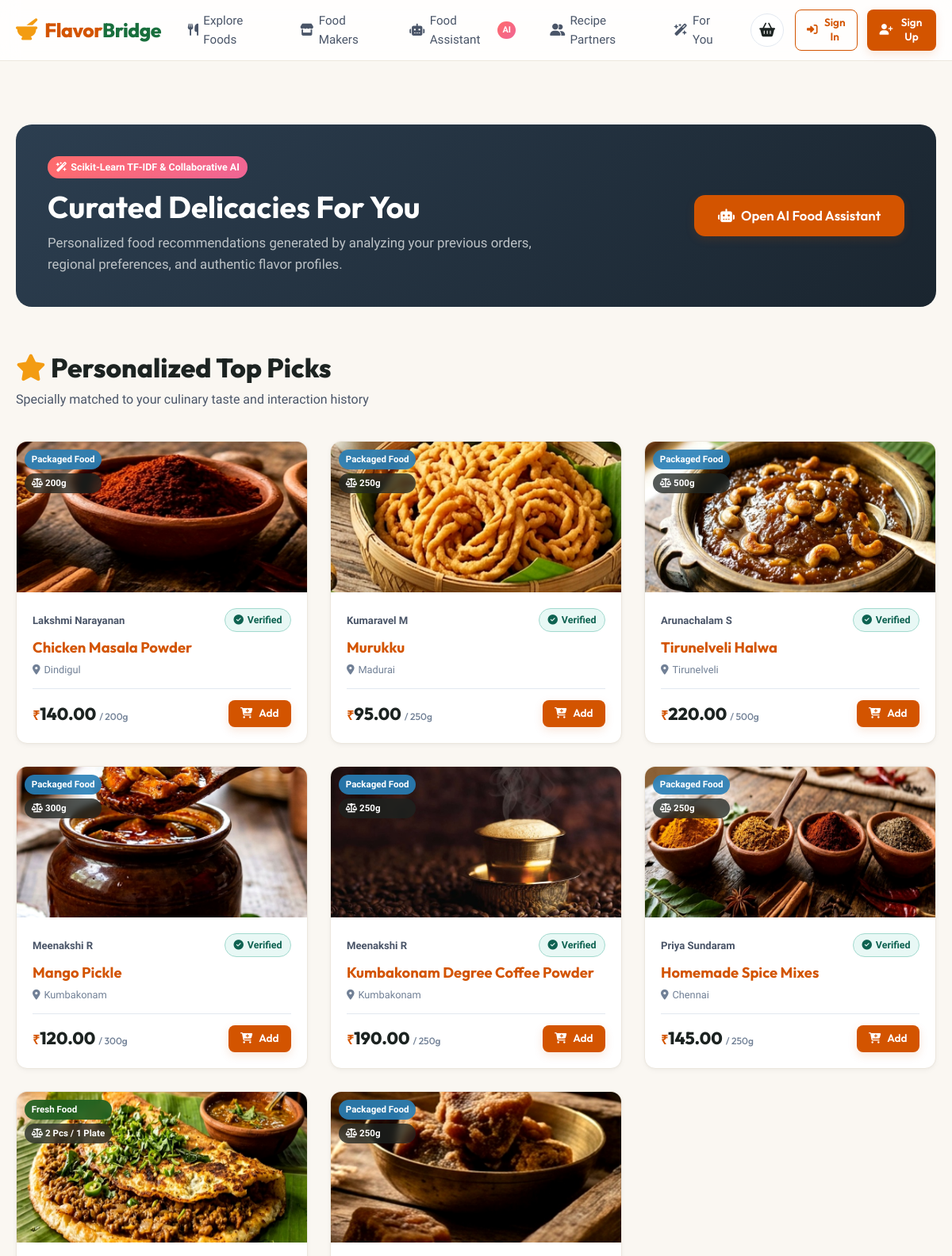
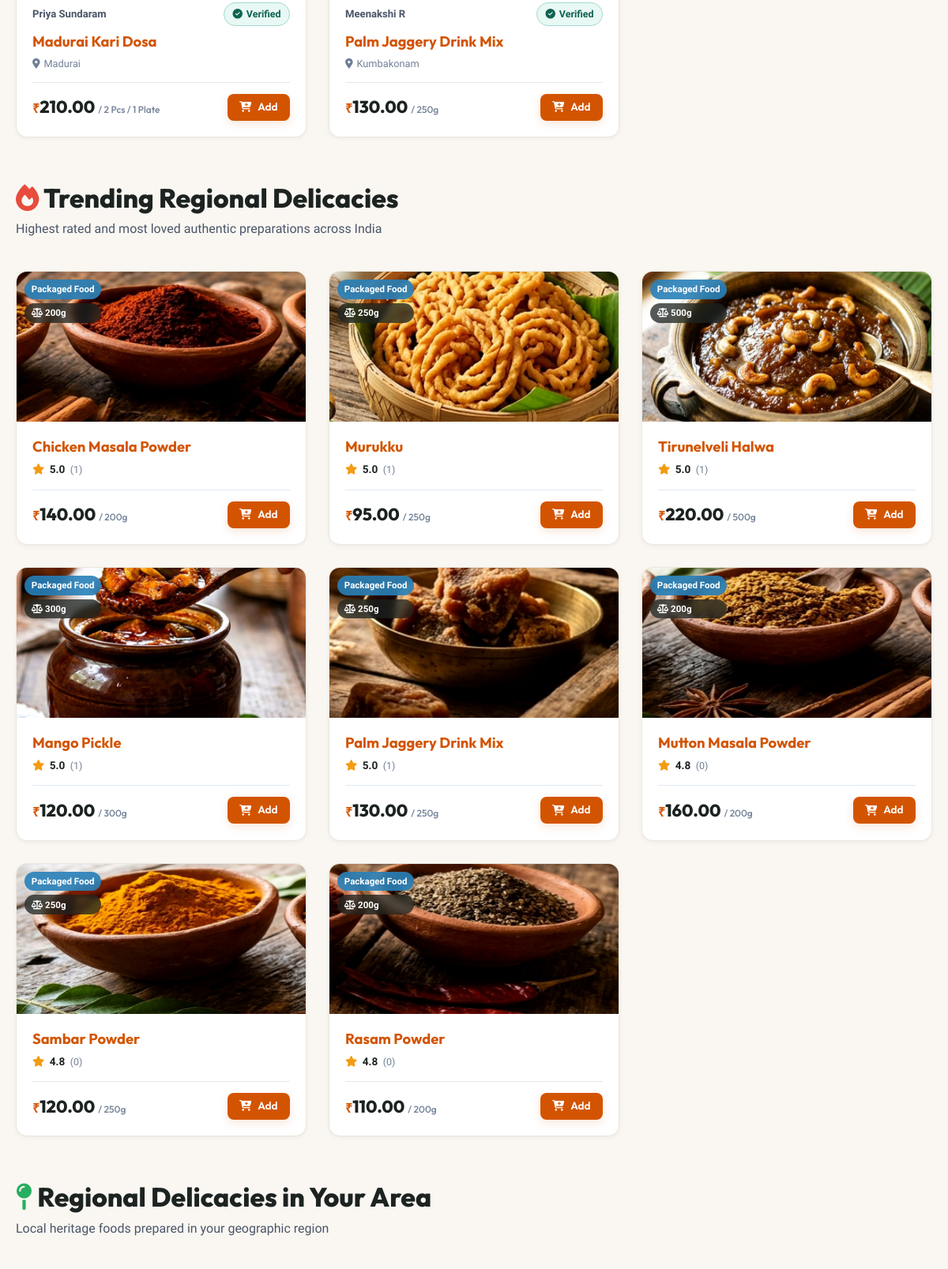
Page /recommendations (upper part) on the committed database (2 pictures, top to bottom).
### backend/models.py (models this page shows, shortened)
class Product(db.Model):
    __tablename__ = 'products'
    id = db.Column(db.Integer, primary_key=True)
    food_maker_id = db.Column(db.Integer, db.ForeignKey('food_makers.id', ondelete='CASCADE'), nullable=False)
    name = db.Column(db.String(150), nullable=False, index=True)
    category = db.Column(db.String(100), nullable=False, index=True)
    description = db.Column(db.Text, nullable=True)
    ingredients = db.Column(db.Text, nullable=True)
    price = db.Column(db.Float, nullable=False)
    city = db.Column(db.String(100), nullable=False, index=True)
    region = db.Column(db.String(100), nullable=True)
    image = db.Column(db.String(255), nullable=True)
    stock = db.Column(db.Integer, default=10)
    product_type = db.Column(db.String(50), nullable=False, default='Packaged Food')  # 'Packaged Food' or 'Fresh Food'
    preparation_time = db.Column(db.String(50), nullable=True, default='1-2 days')
    net_quantity = db.Column(db.String(50), nullable=True, default='250g')  # e.g., '500g', '150g', '250g', '1 kg', '1 Plate'
    created_at = db.Column(db.DateTime, default=datetime.utcnow)
    cart_items = db.relationship('CartItem', backref='product', lazy=True, cascade='all, delete-orphan')
    order_items = db.relationship('OrderItem', backref='product', lazy=True)
    reviews = db.relationship('Review', backref='product', lazy=True, cascade='all, delete-orphan')
    interactions = db.relationship('Interaction', backref='product', lazy=True, cascade='all, delete-orphan')
    @property
    def average_rating(self):
        if not self.reviews:
            return 4.8  # Default positive score for new listings
        return round(sum(r.rating for r in self.reviews) / len(self.reviews), 1)
    @property
    def rating_count(self):
        return len(self.reviews)

class User(db.Model):
    __tablename__ = 'users'
    id = db.Column(db.Integer, primary_key=True)
    name = db.Column(db.String(100), nullable=False)
    email = db.Column(db.String(120), unique=True, nullable=False, index=True)
    password_hash = db.Column(db.String(255), nullable=False)
    role = db.Column(db.String(20), nullable=False, default='customer')  # 'customer' or 'food_maker'
    phone = db.Column(db.String(20), nullable=True)
    city = db.Column(db.String(100), nullable=True)
    address = db.Column(db.Text, nullable=True)
    created_at = db.Column(db.DateTime, default=datetime.utcnow)
    food_maker_profile = db.relationship('FoodMaker', backref='user', uselist=False, cascade='all, delete-orphan')
    cart = db.relationship('Cart', backref='customer', uselist=False, cascade='all, delete-orphan')
    orders = db.relationship('Order', backref='customer', lazy=True)
    reviews = db.relationship('Review', backref='customer', lazy=True)
    interactions = db.relationship('Interaction', backref='customer', lazy=True)

class Review(db.Model):
    __tablename__ = 'reviews'
    id = db.Column(db.Integer, primary_key=True)
    customer_id = db.Column(db.Integer, db.ForeignKey('users.id'), nullable=False)
    product_id = db.Column(db.Integer, db.ForeignKey('products.id', ondelete='CASCADE'), nullable=True)
    food_maker_id = db.Column(db.Integer, db.ForeignKey('food_makers.id', ondelete='CASCADE'), nullable=False)
    rating = db.Column(db.Integer, nullable=False)  # 1 to 5
    comment = db.Column(db.Text, nullable=True)
    created_at = db.Column(db.DateTime, default=datetime.utcnow)

### backend/routes/ai_routes.py (the view)
@ai_bp.route('/recommendations')
def recommendations():
    user_id = session.get('user_id')
    user = User.query.get(user_id) if user_id else None
    user_city = user.city if user else 'Chennai'
    recs = get_personalized_recommendations(user_id=user_id, user_city=user_city)
    return render_template(
        'recommendations.html',
        user=user,
        for_you=recs['for_you'],
        trending=recs['trending'],
        regional_delicacies=recs['regional_delicacies'],
        fresh_specials=recs['fresh_specials']
    )

### frontend/templates/recommendations.html (shortened to what this page needs)
{% extends "base.html" %}
{% block content %}
<div class="container" style="padding: 3rem 1.25rem;">
  <div style="background: linear-gradient(135deg, #2C3E50 0%, #1A252F 100%); color: #FFFFFF; border-radius: 20px; padding: 2.5rem; margin-bottom: 3.5rem; display: flex; align-items: center; justify-content: space-between; gap: 2rem; flex-wrap: wrap;">
    <div style="max-width: 650px;">
      <span class="badge" style="background: linear-gradient(135deg, #FF6B6B, #F06595); color: #FFF; margin-bottom: 0.75rem;">
        <i class="fa-solid fa-wand-magic-sparkles"></i> Scikit-Learn TF-IDF & Collaborative AI
      </span>
      <h1 style="font-size: 2.4rem; color: #FFFFFF; margin-bottom: 0.5rem;">Curated Delicacies For You</h1>
      <p style="color: #BDC3C7; font-size: 1.05rem; line-height: 1.6; margin: 0;">
        Personalized food recommendations generated by analyzing your previous orders, regional preferences, and authentic flavor profiles.
      </p>
    </div>
    <div>
      <a href="{{ url_for('ai.food_assistant') }}" class="btn btn-primary btn-lg" style="background: var(--primary);">
        <i class="fa-solid fa-robot"></i> Open AI Food Assistant
      </a>
    </div>
  </div>
  {% if for_you %}
    <div style="margin-bottom: 3.5rem;">
      <div class="section-header">
        <div>
          <h2 class="section-title"><i class="fa-solid fa-star" style="color: #F39C12;"></i> Personalized Top Picks</h2>
          <p class="section-subtitle">Specially matched to your culinary taste and interaction history</p>
        </div>
      </div>
      <div class="product-grid">
        {% for product in for_you %}
          <div class="product-card">
            <div class="product-image-container">
              {% if product.image %}
                <img src="{{ url_for('uploaded_file', filename=product.image) }}" alt="{{ product.name }}" loading="lazy" style="width: 100%; height: 100%; object-fit: cover;">
              {% else %}
                <div class="product-placeholder-graphic">
                  <i class="fa-solid fa-utensils"></i>
                  <span>{{ product.category }}</span>
                </div>
              {% endif %}
              <div class="product-card-badges">
                <span class="product-type-pill {{ 'pill-fresh' if product.product_type == 'Fresh Food' else 'pill-packaged' }}">
                  {{ product.product_type }}
                </span>
                {% if product.net_quantity %}
                  <span class="product-type-pill" style="background: rgba(28, 35, 33, 0.75); color: #FFFFFF; font-size: 0.72rem;">
                    <i class="fa-solid fa-scale-balanced"></i> {{ product.net_quantity }}
                  </span>
                {% endif %}
              </div>
            </div>
            <div class="product-card-body">
              <div class="product-maker-info">
                <span class="maker-name">{{ product.food_maker.user.name }}</span>
                {% if product.food_maker.is_verified %}
                  <span class="badge badge-verified"><i class="fa-solid fa-circle-check"></i> Verified</span>
                {% endif %}
              </div>
              <h3 class="product-title">
                <a href="{{ url_for('product.product_detail', product_id=product.id) }}">{{ product.name }}</a>
              </h3>
              <div class="product-location">
                <i class="fa-solid fa-location-dot"></i> {{ product.city }}
              </div>
              <div class="product-card-footer">
                <div class="product-price">
                  <span class="currency">₹</span>{{ "%.2f"|format(product.price) }}
                  <span style="font-size: 0.75rem; color: var(--gray-medium); font-weight: 500;">/ {{ product.net_quantity or 'pack' }}</span>
                </div>
                <button class="btn btn-primary btn-sm btn-add-to-cart-ajax" data-product-id="{{ product.id }}">
                  <i class="fa-solid fa-cart-plus"></i> Add
                </button>
              </div>
            </div>
          </div>
        {% endfor %}
      </div>
    </div>
  {% endif %}
  {% if trending %}
    <div style="margin-bottom: 3.5rem;">
      <div class="section-header">
        <div>
          <h2 class="section-title"><i class="fa-solid fa-fire" style="color: #E74C3C;"></i> Trending Regional Delicacies</h2>
          <p class="section-subtitle">Highest rated and most loved authentic preparations across India</p>
        </div>
      </div>
      <div class="product-grid">
        {% for product in trending %}
          <div class="product-card">
            <div class="product-image-container">
              {% if product.image %}
                <img src="{{ url_for('uploaded_file', filename=product.image) }}" alt="{{ product.name }}" loading="lazy" style="width: 100%; height: 100%; object-fit: cover;">
              {% else %}
                <div class="product-placeholder-graphic">
                  <i class="fa-solid fa-mortar-pestle"></i>
                  <span>{{ product.category }}</span>
                </div>
              {% endif %}
              <div class="product-card-badges">
                <span class="product-type-pill {{ 'pill-fresh' if product.product_type == 'Fresh Food' else 'pill-packaged' }}">
                  {{ product.product_type }}
                </span>
                {% if product.net_quantity %}
                  <span class="product-type-pill" style="background: rgba(28, 35, 33, 0.75); color: #FFFFFF; font-size: 0.72rem;">
                    <i class="fa-solid fa-scale-balanced"></i> {{ product.net_quantity }}
                  </span>
                {% endif %}
              </div>
            </div>
            <div class="product-card-body">
              <h3 class="product-title">
                <a href="{{ url_for('product.product_detail', product_id=product.id) }}">{{ product.name }}</a>
              </h3>
              <div class="product-rating-row">
                <div class="stars"><i class="fa-solid fa-star"></i></div>
                <span class="rating-score">{{ product.average_rating }}</span>
                <span class="rating-count">({{ product.rating_count }})</span>
              </div>
              <div class="product-card-footer">
                <div class="product-price">
                  <span class="currency">₹</span>{{ "%.2f"|format(product.price) }}
                  <span style="font-size: 0.75rem; color: var(--gray-medium); font-weight: 500;">/ {{ product.net_quantity or 'pack' }}</span>
                </div>
                <button class="btn btn-primary btn-sm btn-add-to-cart-ajax" data-product-id="{{ product.id }}">
                  <i class="fa-solid fa-cart-plus"></i> Add
                </button>
              </div>
            </div>
          </div>
        {% endfor %}
      </div>
    </div>
  {% endif %}
  {% if regional_delicacies %}
    <div style="margin-bottom: 3.5rem;">
      <div class="section-header">
        <div>
          <h2 class="section-title"><i class="fa-solid fa-map-pin" style="color: #27AE60;"></i> Regional Delicacies in Your Area</h2>
          <p class="section-subtitle">Local heritage foods prepared in your geographic region</p>
        </div>
      </div>
    </div>
  {% endif %}
</div>
{% endblock %}

### rows in the picture
Product: image (picture), product_type "Packaged Food", net_quantity "200g", food_maker.user.name "Lakshmi Narayanan", name "Chicken Masala Powder", city "Dindigul", price "140.00", average_rating "5.0", rating_count "1"
Product: image (picture), product_type "Packaged Food", net_quantity "250g", food_maker.user.name "Kumaravel M", name "Murukku", city "Madurai", price "95.00", average_rating "5.0", rating_count "1"
Product: image (picture), product_type "Packaged Food", net_quantity "500g", food_maker.user.name "Arunachalam S", name "Tirunelveli Halwa", city "Tirunelveli", price "220.00", average_rating "5.0", rating_count "1"
Product: image (picture), product_type "Packaged Food", net_quantity "300g", food_maker.user.name "Meenakshi R", name "Mango Pickle", city "Kumbakonam", price "120.00", average_rating "5.0", rating_count "1"
Product: image (picture), product_type "Packaged Food", net_quantity "250g", food_maker.user.name "Meenakshi R", name "Kumbakonam Degree Coffee Powder", city "Kumbakonam", price "190.00"
Product: image (picture), product_type "Packaged Food", net_quantity "250g", food_maker.user.name "Priya Sundaram", name "Homemade Spice Mixes", city "Chennai", price "145.00"
Product: image (picture), product_type "Fresh Food", net_quantity "2 Pcs / 1 Plate", food_maker.user.name "Priya Sundaram", name "Madurai Kari Dosa", city "Madurai", price "210.00"
Product: image (picture), product_type "Packaged Food", net_quantity "250g", food_maker.user.name "Meenakshi R", name "Palm Jaggery Drink Mix", city "Kumbakonam", price "130.00", average_rating "5.0", rating_count "1"
Product: image (picture), product_type "Packaged Food", net_quantity "200g", name "Mutton Masala Powder", average_rating "4.8", rating_count "0", price "160.00"
Product: image (picture), product_type "Packaged Food", net_quantity "250g", name "Sambar Powder", average_rating "4.8", rating_count "0", price "120.00"
Product: image (picture), product_type "Packaged Food", net_quantity "200g", name "Rasam Powder", average_rating "4.8", rating_count "0", price "110.00"
